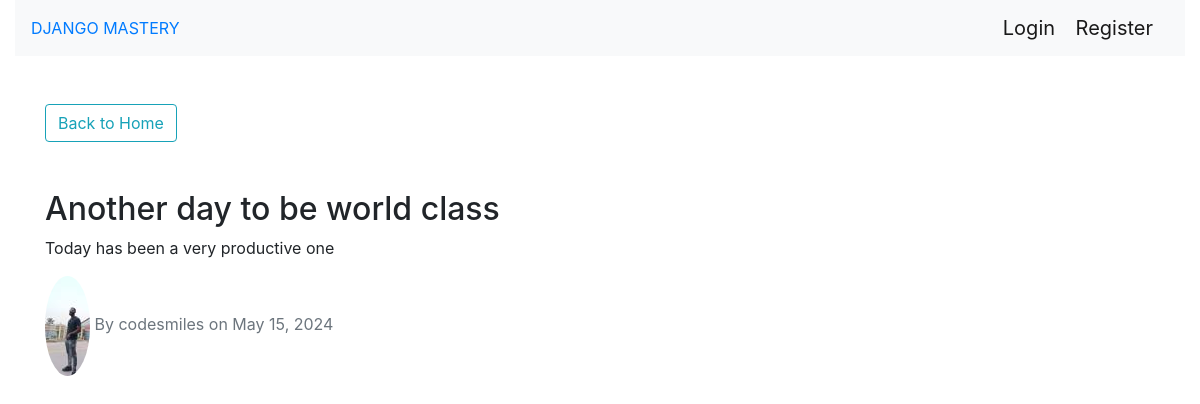
The page /blog/post/5/ on the database its author committed.
### blog/models.py (models this page shows, shortened)
class Post(models.Model):
    title = models.CharField(max_length=100)
    content = models.TextField()
    date_posted = models.DateTimeField(default=timezone.now) #auto_now=True
    author = models.ForeignKey(User, on_delete=models.CASCADE)

### users/models.py (models this page shows, shortened)
class Profile(models.Model):
    user = models.OneToOneField(User, on_delete=models.CASCADE)
    image = models.ImageField(default="default.jpg", upload_to="profile_pics")

### blog/views.py (the view)
# urls.py: path('post/<int:pk>/', PostDetailView.as_view(), name="post-detail"),
class PostDetailView(DetailView):
    model = Post
    template_name = 'blog/pages/post_detail.html'

### blog/templates/blog/pages/post_detail.html (shortened to what this page needs)
{% extends "blog/base.html" %} {% block content %}
<a href="{% url "blog-home" %}">
  <button class="btn btn-outline-info" type="submit">
    Back to Home
  </button>
</a>
<div class="mt-5">
  <h2>{{object.title}}</h2>
  <p>{{object.content}}</p>
  <div>
    <img
      class="rounded-circle"
      src="{{ post.author.profile.image.url }}"
      alt=""
    />
    <span class="text-muted"
      >By {{ object.author }} on {{ object.date_posted|date:"F d, Y" }}</span
    >
</div>
{% endblock content %}

### rows shown on the page
Post: title "Another day to be world class", content "Today has been a very productive one", author.profile.image (picture), author "codesmiles", date_posted "May 15, 2024"
